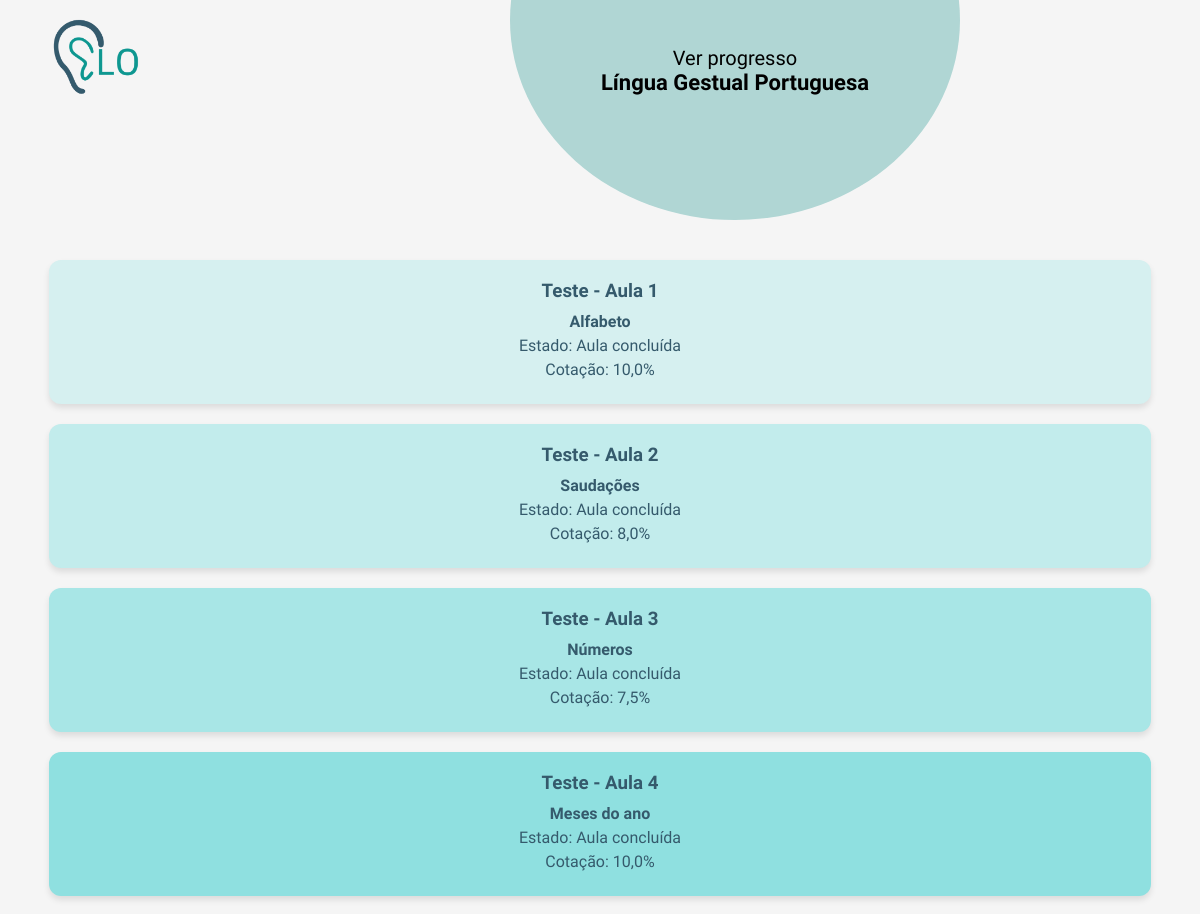
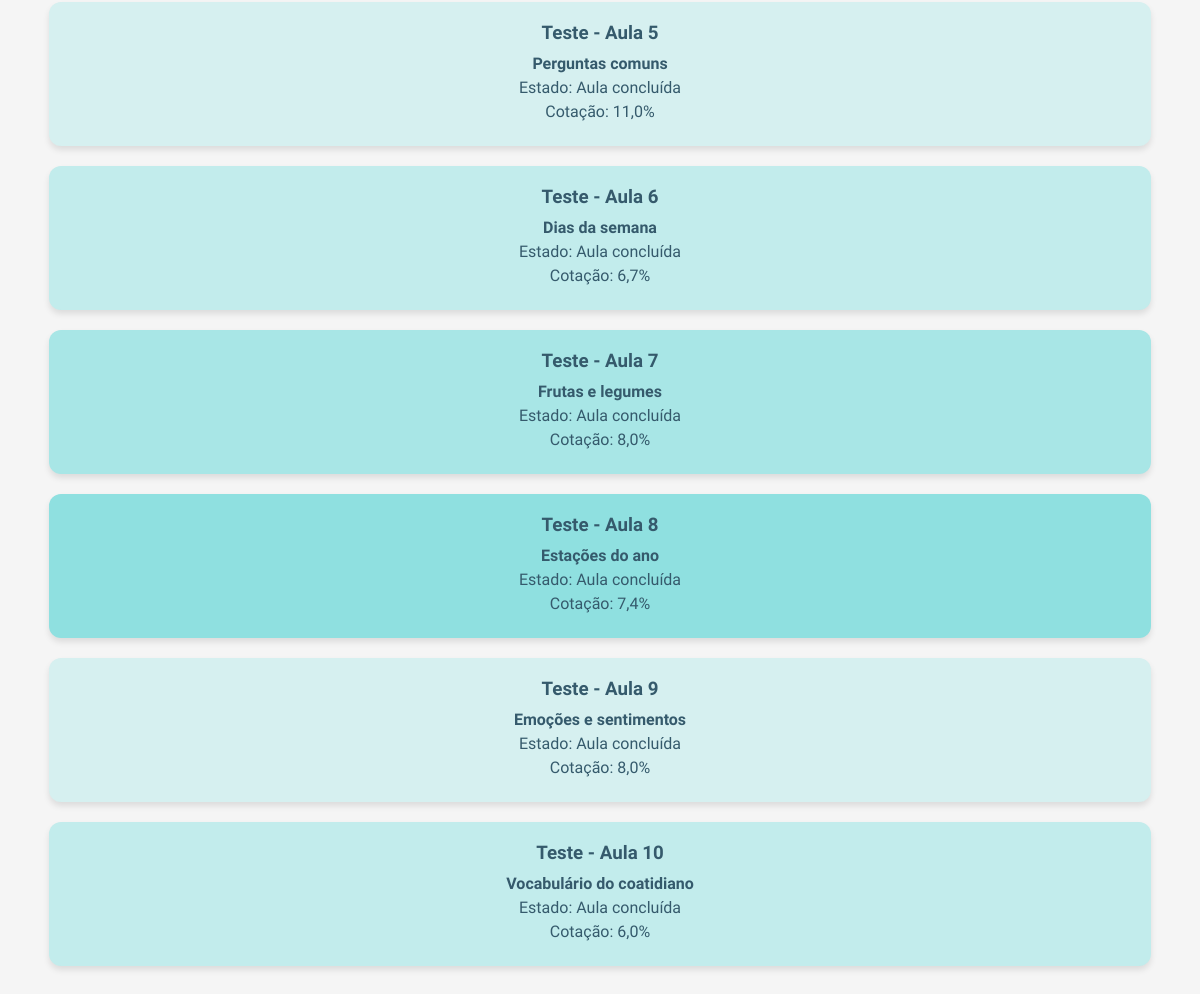
The page /testes/testes/ (signed in) on the database as committed earlier (2 pictures, top to bottom).
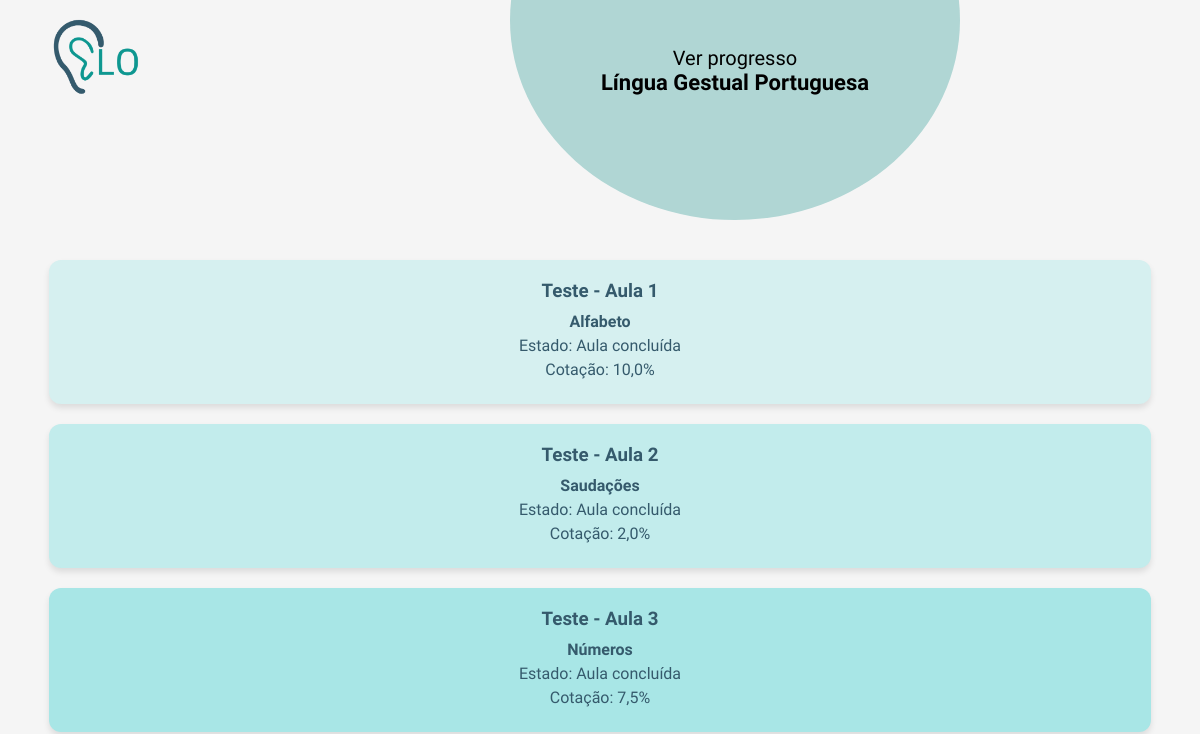
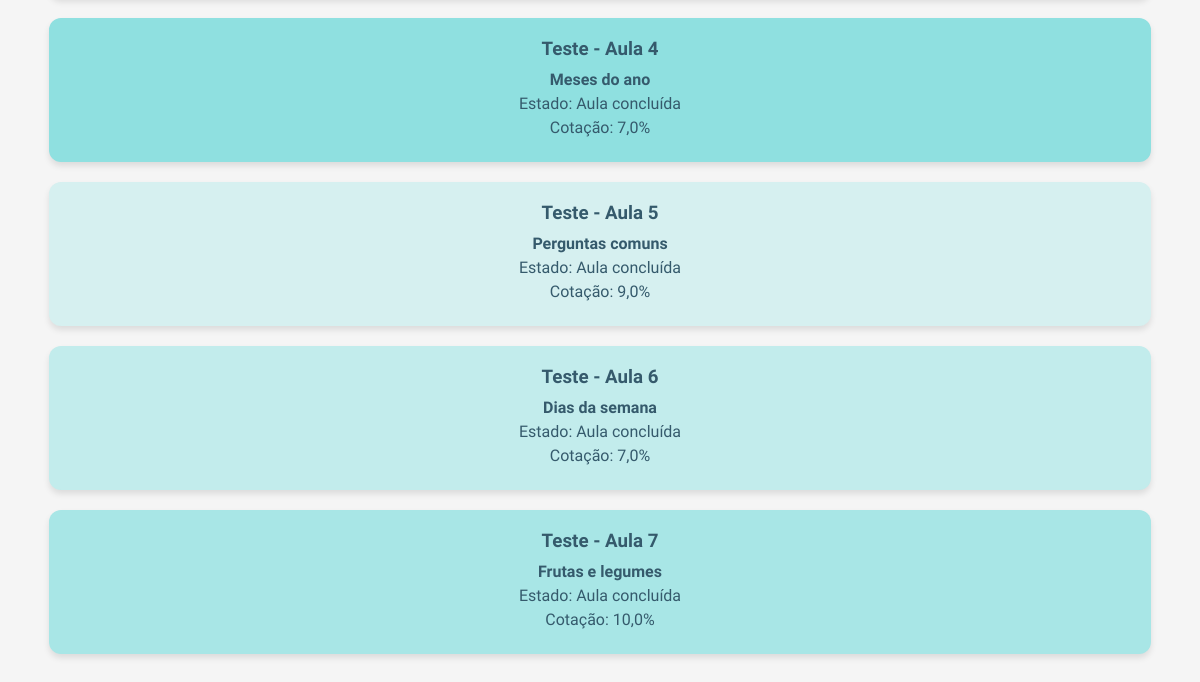
The same page on the database as committed later (2 pictures, top to bottom).
### testes/models.py (models this page shows)
class Teste(models.Model):
    titulo = models.CharField(max_length=200)
    aula = models.ForeignKey('aulas.Aula', on_delete=models.CASCADE)
    mensagem_inicial = models.TextField(blank=True, null=True)

class Resultado(models.Model):
    teste = models.ForeignKey(Teste, on_delete=models.CASCADE)
    aluno = models.ForeignKey(settings.AUTH_USER_MODEL, on_delete=models.CASCADE)
    pontuacao = models.FloatField(default=0)
    tentativas = models.IntegerField(default=0)  # Número total de tentativas
    tempo = models.DurationField(default=timedelta)
    data_realizacao = models.DateTimeField(auto_now_add=True)

### testes/views.py (the view)
# urls.py: path('testes/', views.lista_testes, name='lista_testes'),
def lista_testes(request):
    testes = Teste.objects.all()
    aulas_concluidas_ids = AulaConcluida.objects.filter(user=request.user).values_list('aula_id', flat=True)
    resultados = Resultado.objects.filter(aluno=request.user)
    pontuacoes_por_teste = {resultado.teste_id: resultado.pontuacao for resultado in resultados}
    testes_info = []
    for teste in testes:
        testes_info.append({
            'teste': teste,
            'pontuacao': pontuacoes_por_teste.get(teste.id),  # pode ser None se ainda não fez
            'perguntas_respondidas': Pergunta.objects.filter(teste=teste).count(),
        })
    return render(request, 'testes/lista_testes.html', {
        'testes_info': testes_info,
        'aulas_concluidas_ids': aulas_concluidas_ids,
    })

### testes/templates/testes/lista_testes.html (shortened to what this page needs)
{% load static %}
<!DOCTYPE html>
<html lang="en">
<head>
    <link rel="stylesheet" type="text/css" href="{% static 'testes/lista_testes.css' %}">
</head>
<body>
        <a href="{% url 'dashboard' %}">
        <img src="{% static 'utilizador/images/logo.png' %}" alt="Logotipo" class="logo"></a>
        <div class="circulo-container">
            <div class="meio-circulo"></div>
            <div class="texto-circulo">
                <p class="texto-progresso">Ver progresso</p>
                <p class="texto-lingua"><strong>Língua Gestual Portuguesa</strong></p>
            </div>
        </div>
        <div class="container">
            {% for info in testes_info %}
            {% with teste=info.teste %}
                <div class="card {% cycle 'cor1' 'cor2' 'cor3' 'cor4' %}">
                    <h3>Teste - Aula {{ forloop.counter }}</h3>
                    <p><strong>{{ teste.titulo }}</strong></p>
                    <p>Estado:
                        {% if teste.aula.id in aulas_concluidas_ids %}
                            <span class="Completado"> Aula concluída</span>
                        {% else %}
                            <span class="Não iniciado"> Aula não concluída</span>
                        {% endif %}
                    </p>
                    <p>Cotação:
                        {% if info.pontuacao %}
                        {{ info.pontuacao }}%
                    {% else %}
                        Ainda não realizado
                    {% endif %}
                </p>
                {% endwith %}
                </div>
            {% endfor %}
        </div>
</body>
</html>

Rows that differ between the two databases and show on the page:
removed Teste: teste.titulo "Estações do ano", shows "Aula concluída", pontuacao "7,4"
removed Teste: teste.titulo "Emoções e sentimentos", shows "Aula concluída", pontuacao "8,0"
removed Teste: teste.titulo "Vocabulário do coatidiano", shows "Aula concluída", pontuacao "6,0"
computed for Teste "Saudações": pontuacao "8,0" → "2,0"
changed Teste "Meses do ano": pontuacao "10,0" → "7,0"
computed for Teste "Perguntas comuns": pontuacao "11,0" → "9,0"
changed Teste "Dias da semana": pontuacao "6,7" → "7,0"
computed for Teste "Frutas e legumes": pontuacao "8,0" → "10,0"
